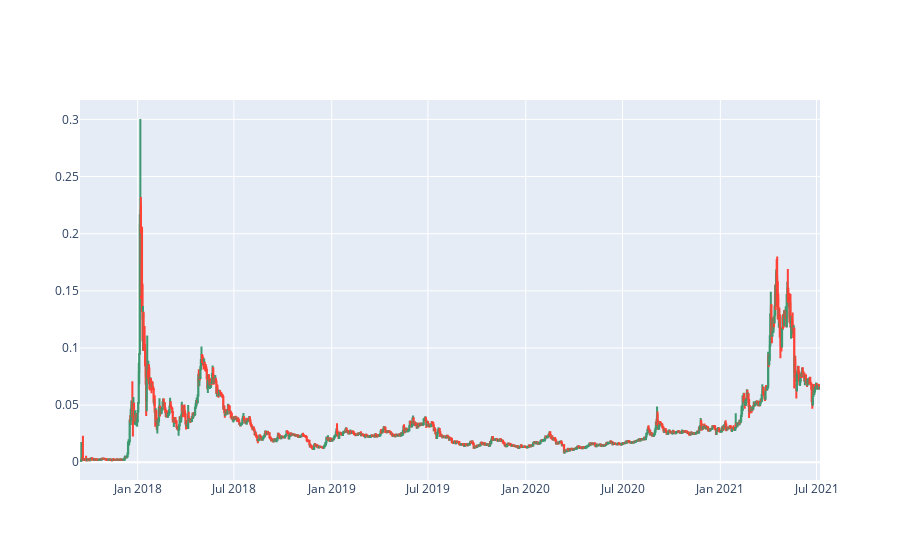

Here is the notebook cell this chart was saved with:
### Code cell
import plotly.graph_objects as go

candlestick = go.Candlestick(
                            x=tron_df.index,
                            open=tron_df['Open'],
                            high=tron_df['High'],
                            low=tron_df['Low'],
                            close=tron_df['Close']
                            )

fig = go.Figure(data=[candlestick])
fig.update_layout(xaxis_rangeslider_visible=False)

fig.show()

### Figure 1 — Plotly figure (JSON) as saved in the notebook; plotly's stock layout.template omitted (floating-point values rounded to 4 significant figures; data arrays with more than 128 entries replaced by an {"elided": "..."} marker saying what was removed)
{"data": [{"close": {"elided": "1392 float values"}, "high": {"elided": "1392 float values"}, "low": {"elided": "1392 float values"}, "open": {"elided": "1392 float values"}, "type": "candlestick", "x": {"elided": "1392 str values"}}], "layout": {"xaxis": {"rangeslider": {"visible": false}}}}
